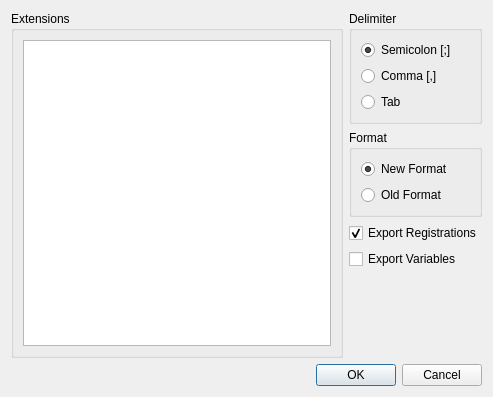
<?xml version="1.0" encoding="UTF-8"?>
<ui version="4.0">
 <author>Anton Rau</author>
 <class>ExportMergedCsvDialog</class>
 <widget class="QDialog" name="ExportMergedCsvDialog">
  <property name="geometry">
   <rect>
    <x>0</x>
    <y>0</y>
    <width>493</width>
    <height>397</height>
   </rect>
  </property>
  <property name="windowTitle">
   <string>Export Merged CSV File</string>
  </property>
  <layout class="QVBoxLayout" name="verticalLayout">
   <item>
    <layout class="QHBoxLayout" name="horizontalLayout">
     <item>
      <widget class="QGroupBox" name="groupBoxExtensions">
       <property name="title">
        <string>Extensions</string>
       </property>
       <layout class="QVBoxLayout" name="verticalLayout_2">
        <item>
         <widget class="QListWidget" name="listWidgetExtensions"/>
        </item>
       </layout>
      </widget>
     </item>
     <item>
      <widget class="QWidget" name="widgetSettings" native="true">
       <layout class="QVBoxLayout" name="verticalLayout_3">
        <property name="leftMargin">
         <number>0</number>
        </property>
        <property name="topMargin">
         <number>0</number>
        </property>
        <property name="rightMargin">
         <number>0</number>
        </property>
        <property name="bottomMargin">
         <number>0</number>
        </property>
        <item>
         <widget class="QGroupBox" name="groupBoxDelimiter">
          <property name="title">
           <string>Delimiter</string>
          </property>
          <layout class="QVBoxLayout" name="verticalLayout_4">
           <item>
            <widget class="QRadioButton" name="radioButtonDelimiterSemicolon">
             <property name="text">
              <string>Semicolon [;]</string>
             </property>
             <property name="checked">
              <bool>true</bool>
             </property>
            </widget>
           </item>
           <item>
            <widget class="QRadioButton" name="radioButtonDelimiterComma">
             <property name="text">
              <string>Comma [,]</string>
             </property>
            </widget>
           </item>
           <item>
            <widget class="QRadioButton" name="radioButtonDelimiterTab">
             <property name="text">
              <string>Tab</string>
             </property>
            </widget>
           </item>
          </layout>
         </widget>
        </item>
        <item>
         <widget class="QGroupBox" name="groupBoxFormat">
          <property name="title">
           <string>Format</string>
          </property>
          <layout class="QVBoxLayout" name="verticalLayout_5">
           <item>
            <widget class="QRadioButton" name="radioButtonFormatNew">
             <property name="text">
              <string>New Format</string>
             </property>
             <property name="checked">
              <bool>true</bool>
             </property>
            </widget>
           </item>
           <item>
            <widget class="QRadioButton" name="radioButtonFormatOld">
             <property name="text">
              <string>Old Format</string>
             </property>
            </widget>
           </item>
          </layout>
         </widget>
        </item>
        <item>
         <widget class="QCheckBox" name="checkBoxExportRegistrations">
          <property name="text">
           <string>Export Registrations</string>
          </property>
          <property name="checked">
           <bool>true</bool>
          </property>
         </widget>
        </item>
        <item>
         <widget class="QCheckBox" name="checkBoxExportVariables">
          <property name="text">
           <string>Export Variables</string>
          </property>
         </widget>
        </item>
        <item>
         <spacer name="verticalSpacer">
          <property name="orientation">
           <enum>Qt::Orientation::Vertical</enum>
          </property>
          <property name="sizeHint" stdset="0">
           <size>
            <width>20</width>
            <height>40</height>
           </size>
          </property>
         </spacer>
        </item>
       </layout>
      </widget>
     </item>
    </layout>
   </item>
   <item>
    <widget class="QDialogButtonBox" name="buttonBox">
     <property name="orientation">
      <enum>Qt::Orientation::Horizontal</enum>
     </property>
     <property name="standardButtons">
      <set>QDialogButtonBox::StandardButton::Cancel|QDialogButtonBox::StandardButton::Ok</set>
     </property>
    </widget>
   </item>
  </layout>
 </widget>
 <resources/>
 <connections>
  <connection>
   <sender>buttonBox</sender>
   <signal>accepted()</signal>
   <receiver>ExportMergedCsvDialog</receiver>
   <slot>accept()</slot>
   <hints>
    <hint type="sourcelabel">
     <x>248</x>
     <y>254</y>
    </hint>
    <hint type="destinationlabel">
     <x>157</x>
     <y>274</y>
    </hint>
   </hints>
  </connection>
  <connection>
   <sender>buttonBox</sender>
   <signal>rejected()</signal>
   <receiver>ExportMergedCsvDialog</receiver>
   <slot>reject()</slot>
   <hints>
    <hint type="sourcelabel">
     <x>316</x>
     <y>260</y>
    </hint>
    <hint type="destinationlabel">
     <x>286</x>
     <y>274</y>
    </hint>
   </hints>
  </connection>
 </connections>
</ui>
